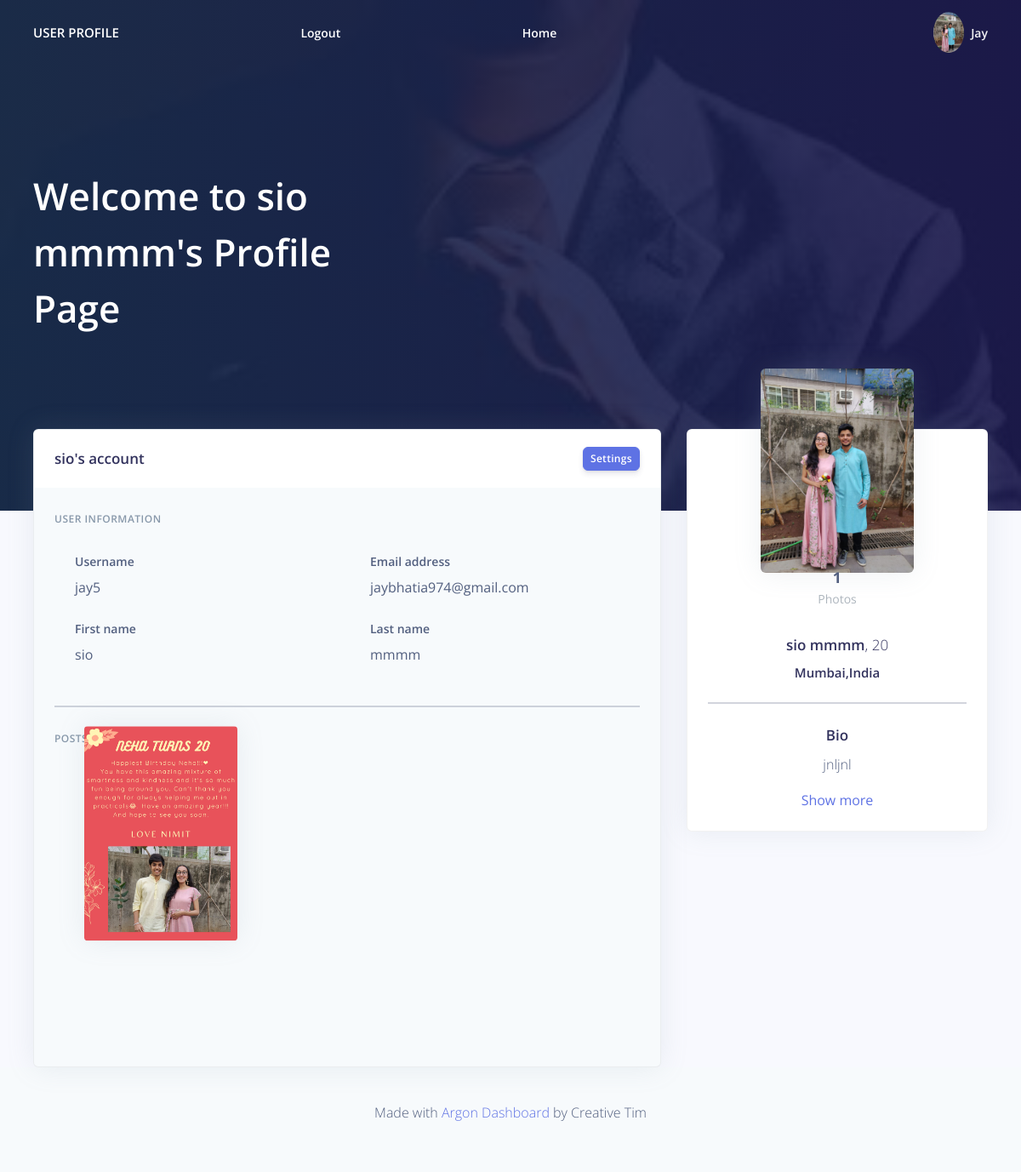
The app's page /myapp/profile/6/ (signed in) with its own data.
### myapp/models.py (models this page shows, shortened)
class Profile(models.Model):
    user = models.OneToOneField(User,on_delete=models.CASCADE)
    name = models.CharField(max_length=100)
    surname = models.CharField(max_length=100)
    bio = models.TextField(blank=True)
    city = models.CharField(blank=True,max_length=100)
    country = models.CharField(blank=True,max_length=100)
    age = models.CharField(blank=True,max_length=100)
    profile_image = models.ImageField(blank=True,null=True,upload_to='images/')

class Post(models.Model):
    user = models.ForeignKey(User,on_delete=models.CASCADE)
    image = models.ImageField(blank=True,null=True,upload_to='posts/')
    name = models.CharField(max_length=100)

### myapp/views.py (the view)
# urls.py: path('profile/<int:pk>/',views.ProfileDetailView.as_view(),name='detail'),
class ProfileDetailView(LoginRequiredMixin,DetailView):
    context_object_name = 'profile'
    model = Profile
    def get_context_data(self,*args,**kwargs):
        context = super(ProfileDetailView,self).get_context_data(*args,**kwargs)
        p=Profile.objects.get(id=self.kwargs['pk'])
        jay=p.user.id
        aa = Post.objects.filter(user_id=jay)
        context['aa'] = aa
        return context

### myapp/templates/myapp/profile_detail.html (shortened to what this page needs)
<!DOCTYPE html>
{% load staticfiles %}
<html lang="en" dir="ltr">
  <head>
    <link href="https://cdn.jsdelivr.net/npm/bootstrap@5.0.0-beta1/dist/css/bootstrap.min.css" rel="stylesheet">
    <link rel="stylesheet" href="{% static 'css/myapp.css' %}">
  </head>
<body>
  <div class="main-content">
    <nav class="navbar navbar-top navbar-expand-md navbar-dark" id="navbar-main">
      <div class="container-fluid">
        <a href="{% url 'myapp:detail' pk=request.user.profile.pk %}" class="h4 mb-0 text-white text-uppercase d-none d-lg-inline-block">User profile</a>
        <span  class="mb-0 text-sm  font-weight-bold"><a style="color:white" href="{% url 'logout' %}">Logout</a></span>
        <span  class="mb-0 text-sm  font-weight-bold"><a style="color:white" href="{% url 'index' %}">Home</span>
        <ul class="navbar-nav align-items-center d-none d-md-flex">
          <li class="nav-item dropdown">
            <a class="nav-link pr-0" href="#" role="button" data-toggle="dropdown" aria-haspopup="true" aria-expanded="false">
              <div class="media align-items-center">
                <span class="avatar avatar-sm rounded-circle">
                  {% if not profile.profile_image  %}
                  <img src="https://demos.creative-tim.com/argon-dashboard/assets/img/theme/team-4.jpg" alt="">
                  {% else %}
                  <img alt="Image placeholder" src="{{ profile.profile_image.url }}">
                  {% endif %}
                </span>
                <div class="media-body ml-2 d-none d-lg-block">
                  <span class="mb-0 text-sm  font-weight-bold">{{request.user}}</span>
                </div>
              </div>
            </a>
          </li>
        </ul>
      </div>
    </nav>
    <div class="header pb-8 pt-5 pt-lg-8 d-flex align-items-center" style="min-height: 600px; background-image: url({% static 'images/downloadjay.jpg' %}); background-size: cover; background-position: center top;">
      <span class="mask bg-gradient-default opacity-8"></span>
      <div class="container-fluid d-flex align-items-center">
        <div class="row">
          <div class="col-lg-7 col-md-10">
            {% if profile.user == request.user %}
            <h1 class="display-2 text-white">Hello {{profile.name}} {{profile.surname}}</h1>
            <p class="text-white mt-0 mb-5">This is your profile page. You can upload and delete posts and edit your profile</p>
            <a href="{% url 'myapp:update' pk=profile.pk %}"><input class="btn btn-primary" style="background-color:#8F00FF" type="submit" name="" value="Update Profile"></a>
            {% else %}
            <h1 class="display-2 text-white">Welcome to {{profile.name}} {{profile.surname}}'s Profile Page</h1>
            {% endif %}
          </div>
        </div>
      </div>
    </div>
    <div class="container-fluid mt--7">
      <div class="row">
        <div class="col-xl-4 order-xl-2 mb-5 mb-xl-0">
          <div class="card card-profile shadow">
            <div class="row justify-content-center">
              <div class="col-lg-3 order-lg-2">
                <div class="card-profile-image">
                  <a href="#">
                    {% if not profile.profile_image %}
                    <img src="https://demos.creative-tim.com/argon-dashboard/assets/img/theme/team-4.jpg" alt="">
                    {% else %}
                    <img src="{{ profile.profile_image.url }}" class="">
                    {% endif %}
                  </a>
                </div>
              </div>
            </div>
            <div class="card-body pt-0 pt-md-4">
              <div class="row">
                <div class="col">
                  <div class="card-profile-stats d-flex justify-content-center mt-md-5">
                    <div>
                      <span class="heading">{{aa.count}}</span>
                      <span class="description">Photos</span>
                    </div>
                  </div>
                </div>
              </div>
              <div class="text-center">
                <h3>
                  {{profile.name}} {{profile.surname}}<span class="font-weight-light">, {{profile.age}}</span>
                </h3>
                <h4>
                  {{profile.city}},{{profile.country}}
                </h4>
                <hr class="my-4">
                <h3>Bio</h3>
                <p>{{profile.bio}}</p>
                <a href="#">Show more</a>
              </div>
            </div>
          </div>
        </div>
        <div class="col-xl-8 order-xl-1">
          <div class="card bg-secondary shadow">
            <div class="card-header bg-white border-0">
              <div class="row align-items-center">
                <div class="col-8">
                  <h3 class="mb-0">{{profile.name}}'s account</h3>
                </div>
                <div class="col-4 text-right">
                  <a href="#!" class="btn btn-sm btn-primary">Settings</a>
                </div>
              </div>
            </div>
            <div class="card-body">
                <h6 class="heading-small text-muted mb-4">User information</h6>
                <div class="pl-lg-4">
                  <div class="row">
                    <div class="col-lg-6">
                      <div class="form-group focused">
                        <label class="form-control-label" for="input-username">Username</label>
                        <br>{{profile.user.username}}
                      </div>
                    </div>
                    <div class="col-lg-6">
                      <div class="form-group">
                        <label class="form-control-label" for="input-email">Email address</label>
                        <br>{{profile.user.email}}
                      </div>
                    </div>
                  </div>
                  <div class="row">
                    <div class="col-lg-6">
                      <div class="form-group focused">
                        <label class="form-control-label" for="input-first-name">First name</label>
                        <br>{{profile.name}}
                      </div>
                    </div>
                    <div class="col-lg-6">
                      <div class="form-group focused">
                        <label class="form-control-label" for="input-last-name">Last name</label>
                        <br>{{profile.surname}}
                      </div>
                    </div>
                  </div>
                </div>
                <hr class="my-4">
                <h6 class="heading-small text-muted mb-4">Posts</h6>
                <br>
                <div class="pl-lg-4">
                  <div class="row">
                    {% for i in aa %}
                    <div style='height:300px' class="col-sm-4">
                          <div class="card-profile-image">
                            <img style='max-height:300px' class="rounded " src="{{ i.image.url }}" alt="">
                          </div>
                          <br>
                    </div>
                    {% endfor %}
                </div>
            </div>
          </div>
        </div>
      </div>
    </div>
  </div>
  <footer class="footer">
    <div class="row align-items-center justify-content-xl-between">
      <div class="col-xl-6 m-auto text-center">
        <div class="copyright">
          <p>Made with <a href="https://www.creative-tim.com/product/argon-dashboard" target="_blank">Argon Dashboard</a> by Creative Tim</p>
        </div>
      </div>
    </div>
  </footer>
  </body>
</html>

### records on screen
Profile: profile_image (picture), name "sio", surname "mmmm", age "20", city "Mumbai", country "India", bio "jnljnl", user.username "jay5", user.email "jaybhatia974@gmail.com"
Post: image (picture)

### other values on screen
{{ request.user }} "Jay"
{{ aa.count }} "1"
